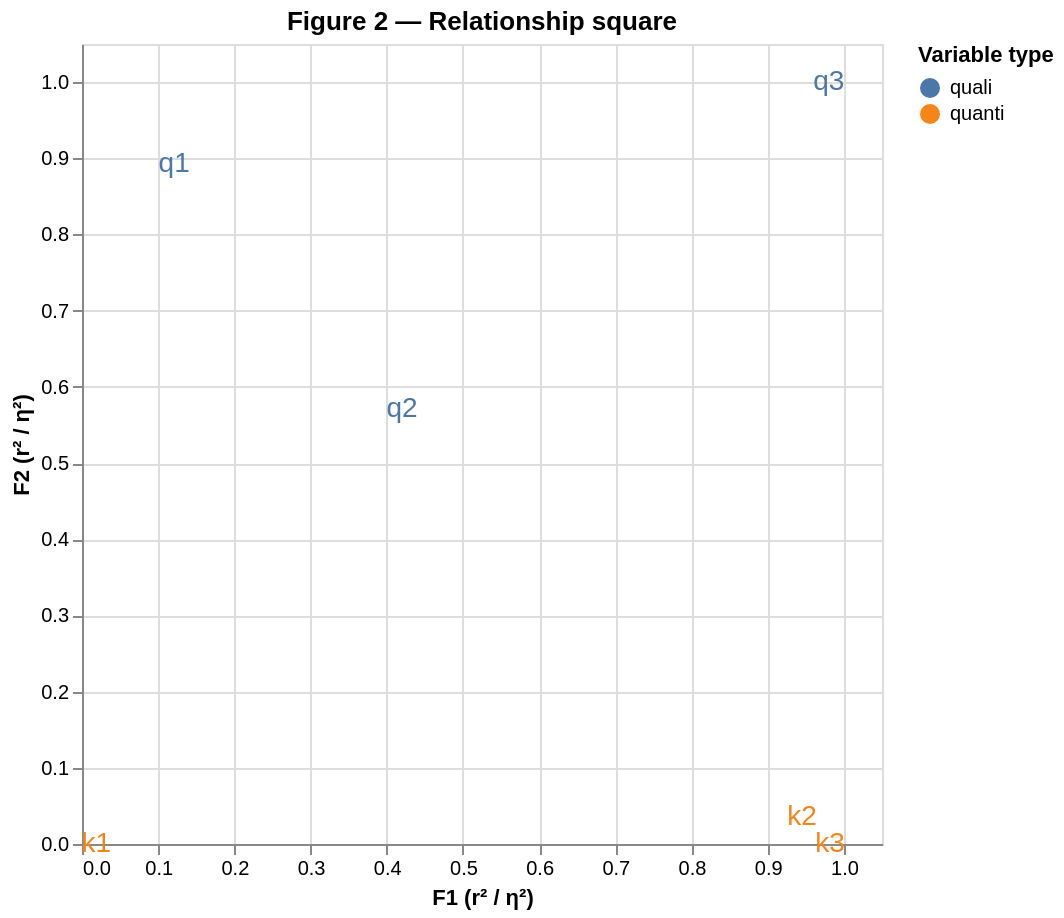

The code cell stored with this chart in its notebook:
### Code cell
num_cols = ["k1", "k2", "k3"]
cat_cols = ["q1", "q2", "q3"]

# FactoMineR's var$coord: r² for numerical, η² for categorical (one row per variable).
cc = wiki_famd.variable_coordinates_.iloc[:, :2].copy()
cc.columns = ["F1", "F2"]
cc["variable"] = cc.index
cc["type"] = ["quanti"] * len(num_cols) + ["quali"] * len(cat_cols)

points = (
    alt.Chart(cc.reset_index(drop=True))
    .mark_text(fontSize=14)
    .encode(
        x=alt.X("F1:Q", title="F1 (r² / η²)", scale=alt.Scale(domain=[0, 1.05])),
        y=alt.Y("F2:Q", title="F2 (r² / η²)", scale=alt.Scale(domain=[0, 1.05])),
        text="variable:N",
        color=alt.Color("type:N", legend=alt.Legend(title="Variable type")),
    )
)

points.properties(title="Figure 2 — Relationship square", width=400, height=400)

### Figure 1 — Vega-Lite specification as saved in the notebook (floating-point values rounded to 4 significant figures)
{"config": {"view": {"continuousWidth": 300, "continuousHeight": 300}}, "data": {"name": "data-6dfbee96a34956d94bdf35f8035d9a00"}, "mark": {"type": "text", "fontSize": 14}, "encoding": {"color": {"field": "type", "legend": {"title": "Variable type"}, "type": "nominal"}, "text": {"field": "variable", "type": "nominal"}, "x": {"field": "F1", "scale": {"domain": [0, 1.05]}, "title": "F1 (r² / η²)", "type": "quantitative"}, "y": {"field": "F2", "scale": {"domain": [0, 1.05]}, "title": "F2 (r² / η²)", "type": "quantitative"}}, "height": 400, "title": "Figure 2 — Relationship square", "width": 400, "$schema": "https://vega.github.io/schema/vega-lite/v6.1.0.json", "datasets": {"data-6dfbee96a34956d94bdf35f8035d9a00": [{"F1": 0.01866, "F2": 1.204e-30, "variable": "k1", "type": "quanti"}, {"F1": 0.9452, "F2": 0.03571, "variable": "k2", "type": "quanti"}, {"F1": 0.9817, "F2": 4.333e-33, "variable": "k3", "type": "quanti"}, {"F1": 0.121, "F2": 0.8929, "variable": "q1", "type": "quali"}, {"F1": 0.4201, "F2": 0.5714, "variable": "q2", "type": "quali"}, {"F1": 0.9802, "F2": 1.0, "variable": "q3", "type": "quali"}]}}
